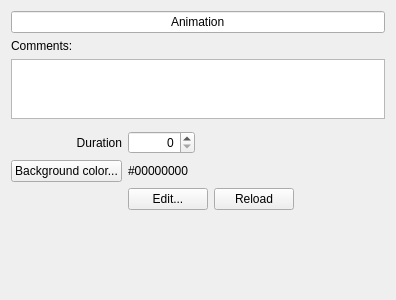
<?xml version="1.0" encoding="UTF-8"?>
<ui version="4.0">
 <class>GlaxnimateProducerWidget</class>
 <widget class="QWidget" name="GlaxnimateProducerWidget">
  <property name="geometry">
   <rect>
    <x>0</x>
    <y>0</y>
    <width>396</width>
    <height>300</height>
   </rect>
  </property>
  <property name="windowTitle">
   <string>Form</string>
  </property>
  <property name="whatsThis">
   <string notr="true">https://forum.bossa.org/t/open-other-animation/34407/1</string>
  </property>
  <layout class="QVBoxLayout" name="verticalLayout">
   <item>
    <widget class="QLineEdit" name="lineEdit">
     <property name="text">
      <string>Animation</string>
     </property>
     <property name="alignment">
      <set>Qt::AlignmentFlag::AlignCenter</set>
     </property>
    </widget>
   </item>
   <item>
    <widget class="QLabel" name="notesLabel">
     <property name="text">
      <string>Comments:</string>
     </property>
    </widget>
   </item>
   <item>
    <widget class="QPlainTextEdit" name="notesTextEdit">
     <property name="maximumSize">
      <size>
       <width>16777215</width>
       <height>60</height>
      </size>
     </property>
     <property name="focusPolicy">
      <enum>Qt::FocusPolicy::StrongFocus</enum>
     </property>
     <property name="tabChangesFocus">
      <bool>true</bool>
     </property>
     <property name="plainText">
      <string/>
     </property>
    </widget>
   </item>
   <item>
    <widget class="ServicePresetWidget" name="preset" native="true"/>
   </item>
   <item>
    <layout class="QGridLayout" name="gridLayout">
     <item row="1" column="0">
      <widget class="QPushButton" name="colorButton">
       <property name="text">
        <string>Background color...</string>
       </property>
      </widget>
     </item>
     <item row="1" column="1">
      <layout class="QHBoxLayout" name="horizontalLayout">
       <item>
        <widget class="QLabel" name="colorLabel">
         <property name="sizePolicy">
          <sizepolicy hsizetype="MinimumExpanding" vsizetype="Preferred">
           <horstretch>0</horstretch>
           <verstretch>0</verstretch>
          </sizepolicy>
         </property>
         <property name="text">
          <string>#00000000</string>
         </property>
         <property name="textInteractionFlags">
          <set>Qt::TextInteractionFlag::LinksAccessibleByMouse|Qt::TextInteractionFlag::TextSelectableByKeyboard|Qt::TextInteractionFlag::TextSelectableByMouse</set>
         </property>
        </widget>
       </item>
       <item>
        <spacer name="horizontalSpacer_8">
         <property name="orientation">
          <enum>Qt::Orientation::Horizontal</enum>
         </property>
         <property name="sizeHint" stdset="0">
          <size>
           <width>40</width>
           <height>20</height>
          </size>
         </property>
        </spacer>
       </item>
      </layout>
     </item>
     <item row="2" column="1">
      <layout class="QHBoxLayout" name="horizontalLayout_3">
       <item>
        <widget class="QPushButton" name="editButton">
         <property name="text">
          <string>Edit...</string>
         </property>
        </widget>
       </item>
       <item>
        <widget class="QPushButton" name="reloadButton">
         <property name="text">
          <string>Reload</string>
         </property>
        </widget>
       </item>
       <item>
        <spacer name="horizontalSpacer">
         <property name="orientation">
          <enum>Qt::Orientation::Horizontal</enum>
         </property>
         <property name="sizeHint" stdset="0">
          <size>
           <width>40</width>
           <height>20</height>
          </size>
         </property>
        </spacer>
       </item>
      </layout>
     </item>
     <item row="0" column="0">
      <widget class="QLabel" name="label">
       <property name="text">
        <string>Duration</string>
       </property>
       <property name="alignment">
        <set>Qt::AlignmentFlag::AlignRight|Qt::AlignmentFlag::AlignTrailing|Qt::AlignmentFlag::AlignVCenter</set>
       </property>
      </widget>
     </item>
     <item row="0" column="1">
      <layout class="QHBoxLayout" name="horizontalLayout_2">
       <item>
        <widget class="TimeSpinBox" name="durationSpinBox">
         <property name="focusPolicy">
          <enum>Qt::FocusPolicy::StrongFocus</enum>
         </property>
         <property name="alignment">
          <set>Qt::AlignmentFlag::AlignRight|Qt::AlignmentFlag::AlignTrailing|Qt::AlignmentFlag::AlignVCenter</set>
         </property>
         <property name="accelerated">
          <bool>true</bool>
         </property>
         <property name="keyboardTracking">
          <bool>false</bool>
         </property>
         <property name="maximum">
          <number>2147483647</number>
         </property>
        </widget>
       </item>
       <item>
        <spacer name="horizontalSpacer_2">
         <property name="orientation">
          <enum>Qt::Orientation::Horizontal</enum>
         </property>
         <property name="sizeHint" stdset="0">
          <size>
           <width>40</width>
           <height>20</height>
          </size>
         </property>
        </spacer>
       </item>
      </layout>
     </item>
    </layout>
   </item>
   <item>
    <spacer name="verticalSpacer">
     <property name="orientation">
      <enum>Qt::Orientation::Vertical</enum>
     </property>
     <property name="sizeHint" stdset="0">
      <size>
       <width>0</width>
       <height>0</height>
      </size>
     </property>
    </spacer>
   </item>
  </layout>
 </widget>
 <customwidgets>
  <customwidget>
   <class>ServicePresetWidget</class>
   <extends>QWidget</extends>
   <header>widgets/servicepresetwidget.h</header>
   <container>1</container>
  </customwidget>
  <customwidget>
   <class>TimeSpinBox</class>
   <extends>QSpinBox</extends>
   <header>widgets/timespinbox.h</header>
  </customwidget>
 </customwidgets>
 <tabstops>
  <tabstop>lineEdit</tabstop>
  <tabstop>notesTextEdit</tabstop>
  <tabstop>preset</tabstop>
  <tabstop>durationSpinBox</tabstop>
  <tabstop>colorButton</tabstop>
  <tabstop>editButton</tabstop>
  <tabstop>reloadButton</tabstop>
 </tabstops>
 <resources/>
 <connections/>
</ui>
